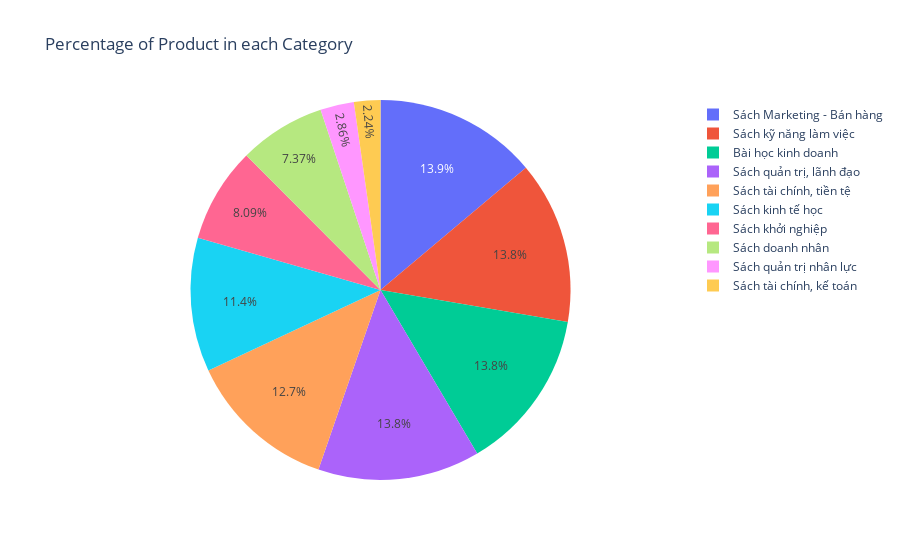

Source (notebook cell):
### Markdown cell above
* Percentage of Product in each Category

### Code cell
fig = px.pie(df_category, values = 'id', names='category', title='Percentage of Product in each Category')
fig.update_traces(direction = 'clockwise', textposition = 'inside', textinfo = 'percent')

### Figure 1 — Plotly figure (JSON) as saved in the notebook; plotly's stock layout.template omitted (floating-point values rounded to 4 significant figures)
{"data": [{"direction": "clockwise", "domain": {"x": [0, 1], "y": [0, 1]}, "hovertemplate": "category=%{label}<br>id=%{value}<extra></extra>", "labels": ["Bài học kinh doanh", "Sách Marketing - Bán hàng", "Sách doanh nhân", "Sách khởi nghiệp", "Sách kinh tế học", "Sách kỹ năng làm việc", "Sách quản trị nhân lực", "Sách quản trị, lãnh đạo", "Sách tài chính, kế toán", "Sách tài chính, tiền tệ"], "legendgroup": "", "name": "", "showlegend": true, "textinfo": "percent", "textposition": "inside", "type": "pie", "values": [1989, 1996, 1061, 1165, 1641, 1991, 412, 1986, 323, 1835]}], "layout": {"legend": {"tracegroupgap": 0}, "title": {"text": "Percentage of Product in each Category"}}}
